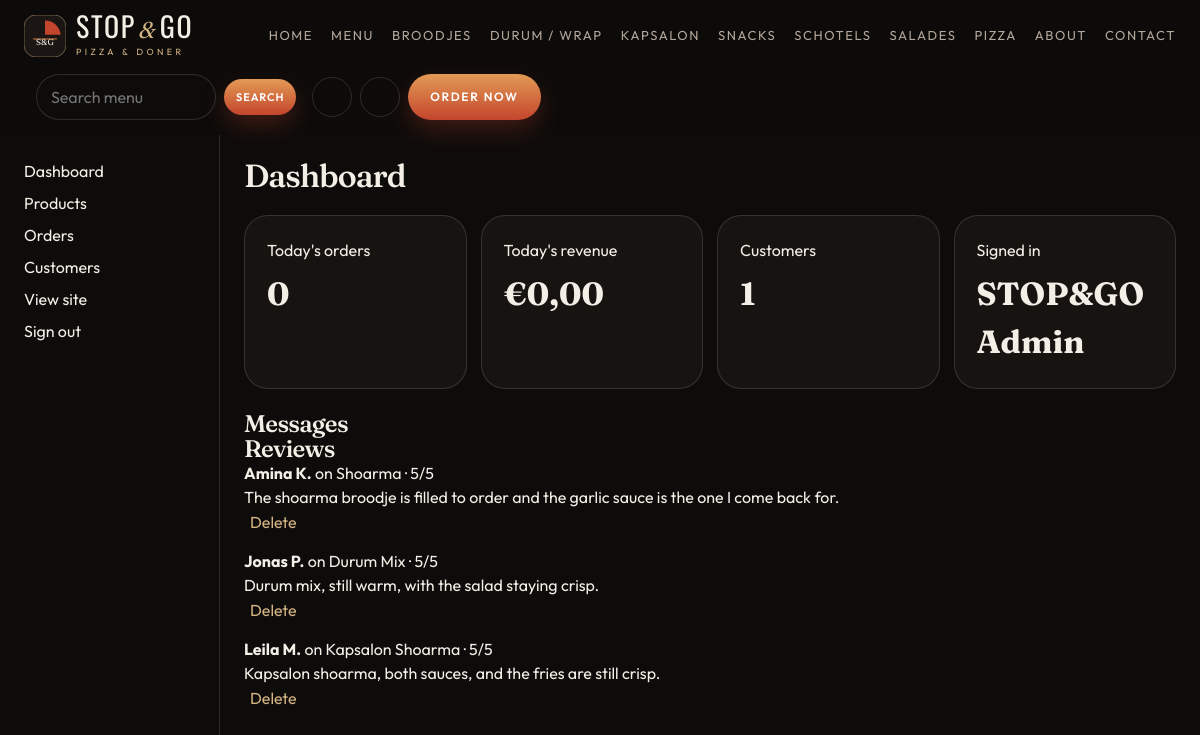
/admin/index.php (signed in), run on the app's committed database.
### tables this page shows
CREATE TABLE categories (
  id INT UNSIGNED AUTO_INCREMENT PRIMARY KEY,
  name VARCHAR(40) NOT NULL,
  slug VARCHAR(40) NOT NULL UNIQUE,
  description VARCHAR(180) NOT NULL DEFAULT '',
  image VARCHAR(300) NOT NULL DEFAULT ''
);

CREATE TABLE users (
  id INT UNSIGNED AUTO_INCREMENT PRIMARY KEY,
  name VARCHAR(80) NOT NULL,
  email VARCHAR(120) NOT NULL UNIQUE,
  phone VARCHAR(24) NOT NULL DEFAULT '',
  password_hash VARCHAR(255) NOT NULL,
  role ENUM('customer','admin') NOT NULL DEFAULT 'customer',
  created_at DATETIME NOT NULL DEFAULT CURRENT_TIMESTAMP
);

CREATE TABLE reviews (
  id INT UNSIGNED AUTO_INCREMENT PRIMARY KEY,
  user_id INT UNSIGNED NULL,
  product_id INT UNSIGNED NOT NULL,
  author_name VARCHAR(80) NOT NULL,
  rating TINYINT NOT NULL,
  comment VARCHAR(400) NOT NULL,
  created_at DATETIME NOT NULL DEFAULT CURRENT_TIMESTAMP,
  FOREIGN KEY (user_id) REFERENCES users(id) ON DELETE SET NULL,
  FOREIGN KEY (product_id) REFERENCES products(id) ON DELETE CASCADE
);

CREATE TABLE products (
  id INT UNSIGNED AUTO_INCREMENT PRIMARY KEY,
  category_id INT UNSIGNED NOT NULL,
  name VARCHAR(80) NOT NULL,
  description VARCHAR(400) NOT NULL,
  base_price DECIMAL(8,2) NOT NULL,
  compare_at DECIMAL(8,2) NULL,
  image VARCHAR(300) NOT NULL DEFAULT '',
  rating DECIMAL(2,1) NOT NULL DEFAULT 4.8,
  preparation_time INT NOT NULL DEFAULT 15,
  calories INT NOT NULL DEFAULT 0,
  is_available TINYINT(1) NOT NULL DEFAULT 1,
  is_vegetarian TINYINT(1) NOT NULL DEFAULT 0,
  is_spicy TINYINT(1) NOT NULL DEFAULT 0,
  discount_percent INT NOT NULL DEFAULT 0,
  customizer ENUM('pizza','doner','simple') NOT NULL DEFAULT 'simple',
  allergens VARCHAR(180) NOT NULL DEFAULT '',
  featured TINYINT(1) NOT NULL DEFAULT 0,
  builder TINYINT(1) NOT NULL DEFAULT 0,
  default_size VARCHAR(40) NOT NULL DEFAULT '',
  default_crust VARCHAR(40) NOT NULL DEFAULT '',
  default_cheese VARCHAR(40) NOT NULL DEFAULT '',
  default_type VARCHAR(40) NOT NULL DEFAULT '',
  default_bread VARCHAR(40) NOT NULL DEFAULT '',
  default_sauce VARCHAR(40) NOT NULL DEFAULT '',
  created_at DATETIME NOT NULL DEFAULT CURRENT_TIMESTAMP,
  FOREIGN KEY (category_id) REFERENCES categories(id)
);

### includes/bootstrap.php (called while the page is built, shortened)
<?php
require_once __DIR__ . '/../config/database.php';
function e(?string $value): string
{
    return htmlspecialchars((string) $value, ENT_QUOTES, 'UTF-8');
}
function money(float $value): string
{
    return '€' . number_format($value, 2, ',', '');
}
function menu_categories(): array
{
    try {
        return db()->query('SELECT id, name, slug, image FROM categories ORDER BY id')->fetchAll();
    } catch (Throwable $error) {
        return [];
    }
}
function current_user(): ?array
{
    $stmt = db()->prepare('SELECT id, name, email, phone, role FROM users WHERE id = ?');
    $stmt->execute([$_SESSION['user_id']]);
    $user = $stmt->fetch();
    return $user ?: null;
}
function require_login(): array
{
    $user = current_user();
    return $user;
}
function require_admin(): array
{
    $user = require_login();
    return $user;
}
function cart(): array
{
    return $_SESSION['cart'] ?? [];
}
function cart_count(): int
{
    $count = 0;
    return $count;
}
function active(string $path): string
{
    $current = parse_url($_SERVER['REQUEST_URI'] ?? '/', PHP_URL_PATH) ?: '/';
    return $current === $path ? 'active' : '';
}

### config/database.php (called while the page is built)
<?php
function db(): PDO
{
    static $pdo = null;
    if ($pdo instanceof PDO) {
        return $pdo;
    }
    $file = dirname(__DIR__) . '/config.php';
    if (!is_file($file)) {
        $file = __DIR__ . '/config.php';
    }
    if (!is_file($file)) {
        $file = __DIR__ . '/config.example.php';
    }
    $config = require $file;
    $dsn = sprintf(
        'mysql:host=%s;dbname=%s;charset=%s',
        $config['db_host'],
        $config['db_name'],
        $config['db_charset'] ?? 'utf8mb4'
    );
    $pdo = new PDO($dsn, $config['db_user'], $config['db_pass'], [
        PDO::ATTR_ERRMODE => PDO::ERRMODE_EXCEPTION,
        PDO::ATTR_DEFAULT_FETCH_MODE => PDO::FETCH_ASSOC,
        PDO::ATTR_EMULATE_PREPARES => false,
    ]);
    return $pdo;
}

### admin/index.php (the view, shortened to what this page needs)
<?php
require __DIR__ . '/../includes/bootstrap.php';
require __DIR__ . '/../includes/layout.php';
$admin = require_admin();
$todayOrders = (int) db()->query("SELECT COUNT(*) FROM orders WHERE DATE(created_at) = CURDATE() AND status <> 'cancelled'")->fetchColumn();
$todayRevenue = (float) db()->query("SELECT COALESCE(SUM(total),0) FROM orders WHERE DATE(created_at) = CURDATE() AND status <> 'cancelled'")->fetchColumn();
$customers = (int) db()->query("SELECT COUNT(*) FROM users WHERE role = 'customer'")->fetchColumn();
$reviews = db()->query('SELECT r.*, p.name AS product_name FROM reviews r JOIN products p ON p.id = r.product_id ORDER BY r.created_at DESC LIMIT 20')->fetchAll();
render_header('Admin');
?>
<div class="admin">
  <aside>
    <a href="/admin/index.php">Dashboard</a>
    <a href="/admin/products.php">Products</a>
    <a href="/admin/orders.php">Orders</a>
    <a href="/admin/customers.php">Customers</a>
    <a href="/">View site</a>
    <a href="/logout.php">Sign out</a>
  </aside>
  <div class="admin-main">
    <h1>Dashboard</h1>
    <div class="stat-grid">
      <article><span>Today's orders</span><strong><?= $todayOrders ?></strong></article>
      <article><span>Today's revenue</span><strong><?= money($todayRevenue) ?></strong></article>
      <article><span>Customers</span><strong><?= $customers ?></strong></article>
      <article><span>Signed in</span><strong><?= e($admin['name']) ?></strong></article>
    </div>
    <h2>Messages</h2>
    <h2>Reviews</h2>
    <ul class="admin-list">
      <?php foreach ($reviews as $review): ?>
        <li><strong><?= e($review['author_name']) ?></strong> on <?= e($review['product_name']) ?> · <?= (int) $review['rating'] ?>/5<p><?= e($review['comment']) ?></p>
          <form method="post"><?= csrf_field() ?><input type="hidden" name="action" value="delete_review"><input type="hidden" name="id" value="<?= (int) $review['id'] ?>"><button type="submit">Delete</button></form>
        </li>
      <?php endforeach; ?>
    </ul>
  </div>
</div>
<?php render_footer(true);

### includes/layout.php (shortened to what this page needs)
<?php
function logo(string $variant = 'full', string $tone = 'light'): string
{
    $words = $variant === 'mark' ? '' : '<span class="brand-words"><span class="wordmark"><span>STOP</span><span class="amp">&amp;</span><span>GO</span></span>'
        . ($variant === 'full' ? '<span class="brand-sub">Pizza &amp; Doner</span>' : '') . '</span>';
    return '<span class="brand brand-' . $variant . ' brand-' . $tone . '"><svg class="brand-mark" viewBox="0 0 64 64" aria-hidden="true"><rect width="64" height="64" rx="18" class="mark-plate"></rect><path d="M32 8.5c12.4 0 22.6 9.4 23.8 21.5H32V8.5z" class="mark-slice"></path><path d="M14 36.5h36" class="mark-road"></path><text x="32" y="46" text-anchor="middle" class="mark-letters">S&amp;G</text></svg>' . $words . '</span>';
}
function icon(string $name): string
{
    $paths = [
        'search' => '<circle cx="11" cy="11" r="7"></circle><path d="M16 16l5 5"></path>',
        'user' => '<circle cx="12" cy="8" r="4"></circle><path d="M4 20c1.5-3.5 4-5 8-5s6.5 1.5 8 5"></path>',
        'cart' => '<path d="M4 5h2l2.2 10.2a2 2 0 0 0 2 1.6h7.6a2 2 0 0 0 2-1.5L21 8H7"></path><circle cx="10" cy="20" r="1.4"></circle><circle cx="18" cy="20" r="1.4"></circle>',
        'menu' => '<path d="M4 7h16M4 12h16M4 17h16"></path>',
        'close' => '<path d="M6 6l12 12M18 6L6 18"></path>',
        'home' => '<path d="M4 11l8-7 8 7v8H4z"></path>',
    ];
    return '<svg viewBox="0 0 24 24" fill="none" stroke="currentColor" stroke-width="1.7">' . ($paths[$name] ?? '') . '</svg>';
}
function render_header(string $title): void
{
    $user = current_user();
    $count = cart_count();
    $account = $user ? '/orders.php' : '/login.php';
    ?>
<!DOCTYPE html>
<html lang="en">
<head>
  <link rel="stylesheet" href="/assets/css/styles.css">
</head>
<body>
<div class="app-shell">
  <header class="site-header" id="site-header">
    <div class="nav-inner">
      <a class="brand-link" href="/" aria-label="STOP&amp;GO home"><?= logo() ?></a>
      <nav class="nav-links" aria-label="Primary">
        <a class="<?= active('/index.php') || active('/') ? 'active' : '' ?>" href="/">Home</a>
        <a class="<?= active('/menu.php') ?>" href="/menu.php">Menu</a>
        <?php foreach (menu_categories() as $cat): ?>
          <a href="/menu.php?category=<?= e($cat['slug']) ?>"><?= e($cat['name']) ?></a>
        <?php endforeach; ?>
        <a class="<?= active('/about.php') ?>" href="/about.php">About</a>
        <a class="<?= active('/contact.php') ?>" href="/contact.php">Contact</a>
      </nav>
      <form class="nav-search" action="/menu.php" method="get">
        <input type="search" name="q" placeholder="Search menu" aria-label="Search the menu" value="<?= e($_GET['q'] ?? '') ?>">
        <button class="btn btn-primary btn-small" type="submit">Search</button>
      </form>
      <div class="nav-tools">
        <a class="icon-btn" href="<?= e($account) ?>" aria-label="Account"><?= icon('user') ?></a>
        <a class="icon-btn cart-btn" href="/cart.php" aria-label="Cart, <?= $count ?> items"><?= icon('cart') ?><?php if ($count): ?><span class="cart-count"><?= $count ?></span><?php endif; ?></a>
        <a class="btn btn-primary nav-order" href="/menu.php">Order Now</a>
      </div>
    </div>
  </header>
  <main id="main" class="page-fade">
    <?php
}
function render_footer(bool $admin = false): void
{
    if (!$admin) {
        ?>
  </main>
  <footer class="site-footer">
    <div><?= logo() ?><p>Freshly baked pizza and perfectly seasoned doner, crafted your way.</p></div>
    <div><h3>Visit</h3><p>120 Market Street<br>Your City<br>Daily 11:00 – 23:00</p></div>
    <div><h3>Order</h3><a href="/menu.php">Menu</a><a href="/cart.php">Cart</a><a href="/orders.php">Orders</a></div>
    <div><h3>House</h3><a href="/about.php">About</a><a href="/contact.php">Contact</a><a href="/login.php">Account</a></div>
  </footer>
  <nav class="mobile-nav" aria-label="Mobile">
    <a href="/"><span><?= icon('home') ?></span><span>Home</span></a>
    <a href="/menu.php"><span><?= icon('menu') ?></span><span>Menu</span></a>
    <a href="/menu.php"><span><?= icon('search') ?></span><span>Search</span></a>
    <a href="/cart.php"><span><?= icon('cart') ?></span><span>Cart</span></a>
    <a href="/login.php"><span><?= icon('user') ?></span><span>Account</span></a>
  </nav>
        <?php
    } else {
        echo '</main>';
    }
    ?>
</div>
</body>
</html>
    <?php
}

### assets/css/styles.css (style rules this page uses)
:root { --bg: #0e0c0b; --bg-2: #171311; --bg-3: #241c17; --cream: #f4efe6; --cream-2: #e7dfd2; --ink: #161311; --muted: #b3a79b; --muted-dark: #6d645c; --red: #c4452d; --orange: #e38b45; --gold: #d4b483; --line: rgba(244, 239, 230, 0.14); --shadow: 0 24px 60px rgba(0, 0, 0, 0.35); --sans: "Outfit", sans-serif; --serif: "Fraunces", serif; --cond: "Oswald", sans-serif; color: var(--cream); background: var(--bg); font-family: var(--sans); font-weight: 400; line-height: 1.5; }
* { box-sizing: border-box; }
html { scroll-behavior: smooth; }
body { margin: 0; background: var(--bg); }
img, svg { max-width: 100%; display: block; }
button, input, textarea, select { font: inherit; color: inherit; }
button { cursor: pointer; }
a { color: inherit; text-decoration: none; }
h1, h2, h3 { font-family: var(--serif); font-weight: 560; letter-spacing: -0.03em; line-height: 1.05; margin: 0; }
p { margin: 0; }
.app-shell { min-height: 100vh; }
.page-fade { animation: rise 0.55s cubic-bezier(0.22, 1, 0.36, 1); }
.site-header { position: sticky; top: 0; z-index: 100; background: rgba(14, 12, 11, 0.35); backdrop-filter: blur(16px); border-bottom: 1px solid transparent; }
.nav-inner { max-width: 1440px; margin: 0 auto; padding: 14px 24px; display: flex; align-items: center; gap: 16px; flex-wrap: wrap; }
.nav-links { flex-wrap: wrap; row-gap: 6px; }
.brand-link { display: flex; }
.nav-links { display: flex; gap: 18px; margin-left: auto; }
.nav-links a { font-size: 13px; letter-spacing: 0.12em; text-transform: uppercase; color: var(--muted); }
.nav-search { display: flex; align-items: center; gap: 8px; margin-left: 12px; position: relative; z-index: 2; }
.nav-search input { width: 180px; border-radius: 999px; border: 1px solid var(--line); background: rgba(16, 14, 12, 0.8); padding: 10px 14px; }
.nav-search button { border: 0; }
.nav-tools { display: flex; align-items: center; gap: 8px; position: relative; z-index: 2; }
.icon-btn { width: 40px; height: 40px; border-radius: 999px; border: 1px solid var(--line); background: transparent; color: var(--cream); display: grid; place-items: center; }
.icon-btn svg { width: 18px; height: 18px; }
.cart-btn { position: relative; }
.nav-order { padding: 12px 16px; }
.brand { display: flex; align-items: center; gap: 10px; }
.brand-mark { width: 42px; height: 42px; }
.mark-letters { fill: #f4efe6; font-family: var(--serif); font-size: 13px; }
.wordmark { display: flex; align-items: baseline; gap: 2px; font-family: var(--cond); font-size: 28px; letter-spacing: 0.06em; line-height: 0.85; }
.amp { font-family: var(--serif); font-style: italic; color: var(--gold); font-size: 0.82em; margin: 0 1px; }
.brand-sub { display: block; margin-top: 4px; font-size: 9px; letter-spacing: 0.38em; text-transform: uppercase; color: var(--gold); }
.btn { border: 0; border-radius: 999px; padding: 14px 22px; letter-spacing: 0.14em; text-transform: uppercase; font-size: 12px; font-weight: 600; display: inline-flex; align-items: center; justify-content: center; gap: 8px; }
.btn-primary { background: linear-gradient(180deg, #e39a55 0%, #c4452d 100%); color: white; box-shadow: 0 10px 24px rgba(196, 69, 45, 0.28); }
.btn-small { padding: 10px 12px; letter-spacing: 0.08em; font-size: 11px; }
.cart-list, .review-list, .admin-list { list-style: none; margin: 0; padding: 0; display: grid; gap: 14px; }
.cart-line-actions button, .table-wrap button, .admin-list button { background: none; border: 0; color: var(--gold); }
.summary, .demo-card, .chart-card, .stat-grid article { background: var(--bg-2); border: 1px solid var(--line); border-radius: 24px; padding: 22px; }
.confirm-grid, .about-points, .stat-grid, .chart-grid { display: grid; grid-template-columns: repeat(3, 1fr); gap: 14px; margin: 22px 0; }
.admin { display: grid; grid-template-columns: 220px 1fr; min-height: calc(100vh - 80px); }
.admin aside { padding: 24px; border-right: 1px solid var(--line); display: flex; flex-direction: column; gap: 8px; }
.admin-main { padding: 24px; }
.stat-grid { grid-template-columns: repeat(4, 1fr); }
.stat-grid strong { display: block; font-family: var(--serif); font-size: 32px; margin-top: 8px; }

### data on the page
categories: name "BROODJES"
categories: name "DURUM / WRAP"
categories: name "KAPSALON"
categories: name "SNACKS"
categories: name "SCHOTELS"
categories: name "SALADES"
categories: name "PIZZA"
users: name "STOP&GO Admin"
reviews: author_name "Amina K.", product.name "Shoarma", rating "5", comment "The shoarma broodje is filled to order and the garlic sauce is the one I come back for."
reviews: author_name "Jonas P.", product.name "Durum Mix", rating "5", comment "Durum mix, still warm, with the salad staying crisp."
reviews: author_name "Leila M.", product.name "Kapsalon Shoarma", rating "5", comment "Kapsalon shoarma, both sauces, and the fries are still crisp."

### other printed values
$todayOrders "0"
money($todayRevenue) "€0,00"
$customers "1"
